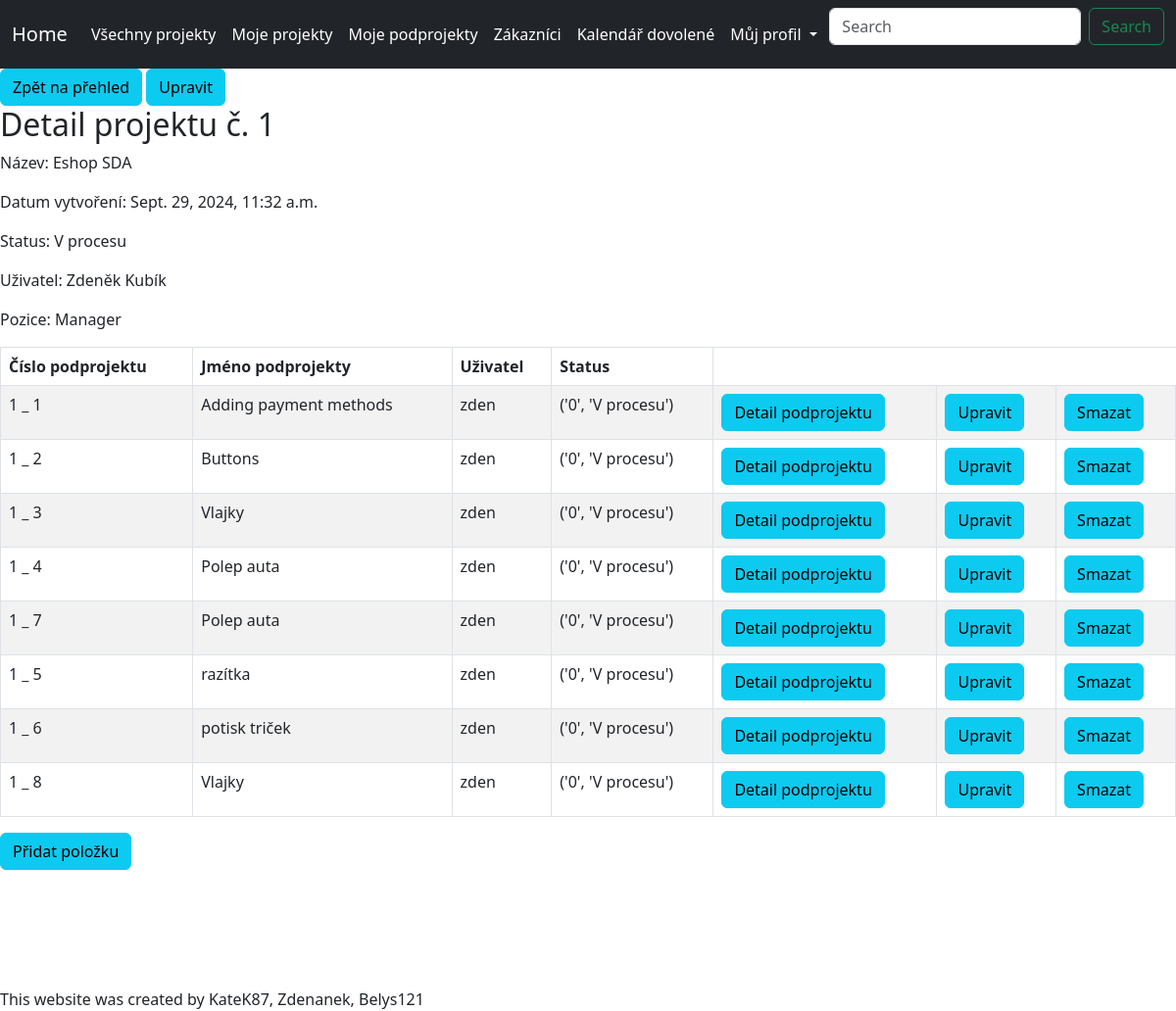
The page /contract/1/ on the database its author committed.
### viewer/models.py (models this page shows, shortened)
class Contract(Model):
    contract_name = CharField(max_length=100)
    created = DateTimeField(auto_now_add=True)
    user = ForeignKey(User, on_delete=DO_NOTHING, default=1)
    customer = ForeignKey(Customer, on_delete=DO_NOTHING, default=1)
    status_choices = [("0","V procesu"), ("1","Dokončeno"), ("2","Zrušeno")]
    status = CharField(max_length=64, choices=status_choices, default=status_choices[0])
    deadline = DateTimeField(default=datetime.now() + timedelta(days=30))

class UserProfile(models.Model):
    user = models.OneToOneField(User, on_delete=models.CASCADE)
    position = models.ForeignKey(Position, on_delete=models.SET_NULL, null=True, blank=True)

class Position(models.Model):
    name = models.CharField(max_length=50)

class SubContract(Model):
    subcontract_name = CharField(max_length=128)
    created = DateTimeField(auto_now_add=True)
    user = ForeignKey(User, on_delete=DO_NOTHING, default=1)
    contract = ForeignKey(Contract, related_name='subcontracts', on_delete=DO_NOTHING)
    subcontract_number = IntegerField(null=True, blank=True, default=1)
    status_choices = [("0","V procesu"), ("1","Dokončeno"), ("2","Zrušeno")]
    status = CharField(max_length=64, choices=status_choices, default=status_choices[0])
    class Meta:
        constraints = [
            UniqueConstraint(fields=["contract", "subcontract_number"], name="unique_subcontract_per_contract")
        ]

### viewer/views.py (the view)
# urls.py: path('contract/<int:pk>/', ContractView.as_view(), name='contract_detail'),
class ContractView(DetailView):
    model = Contract
    template_name = "detail_contract.html"

### viewer/templates/detail_contract.html (shortened to what this page needs)
{% load static %}
<html {% if LANGUAGE_CODE %}lang="{{ LANGUAGE_CODE }}" {% endif %}>
<head>
    <link rel="stylesheet" href="{% static 'style.css' %}">
    <link href="https://cdn.jsdelivr.net/npm/bootstrap@5.3.0/dist/css/bootstrap.min.css" rel="stylesheet">
</head>
<body>
    <nav class="navbar navbar-expand-lg navbar-dark bg-dark">
        <div class="container-fluid">
            <a class="navbar-brand" href="{% url 'homepage' %}">Home</a>
            <div class="collapse navbar-collapse" id="navbarSupportedContent">
                <ul class="navbar-nav me-auto mb-2 mb-lg-0">
                    <li class="nav-item">
                        <a class="nav-link" href="{% url 'navbar_contracts_all' %}">Všechny projekty</a>
                    </li>
                    <li class="nav-item">
                        <a class="nav-link" href="{% url 'navbar_contracts' %}">Moje projekty</a>
                    </li>
                    <li class="nav-item">
                        <a class="nav-link" href="{% url 'navbar_show_subcontracts' %}">Moje podprojekty</a>
                    </li>
                    <li class="nav-item">
                        <a class="nav-link" href="{% url 'navbar_customers' %}">Zákazníci</a>
                    </li>
                    <li class="nav-item">
                        <a class="nav-link" href="{% url 'calendar' %}">Kalendář dovolené</a>
                    </li>
                    <li class="nav-item dropdown">
                        <a class="nav-link dropdown-toggle" href="#" role="button" data-bs-toggle="dropdown" aria-expanded="false">
                            Můj profil
                        </a>
                    </li>
                </ul>
                <form class="d-flex" role="search">
                    <input class="form-control me-2" type="search" placeholder="Search" aria-label="Search">
                    <button class="btn btn-outline-success" type="submit">Search</button>
                </form>
                </div>
        </div>
    </nav>
    <a href="{% url 'navbar_contracts_all' %}" class="btn btn-info">Zpět na přehled</a>
    <a href="{% url 'contract_update' contract.pk %}" class="btn btn-info">Upravit</a>
<h2>Detail projektu č. {{ contract.id }}</h2>
<p>Název: {{ contract.contract_name }}</p>
<p>Datum vytvoření: {{ contract.created }}</p>
<p>Status: {{ contract.get_status_display }}</p>
<p>Uživatel: {{ contract.user.first_name }} {{ contract.user.last_name }}</p>
{% if contract.user.userprofile.position %}
    <p>Pozice: {{ contract.user.userprofile.position.name }}</p>
{% else %}
    <p>Pozice: Žádná pozice</p>
{% endif %}
<table class="table table-striped table-bordered">
        <thead>
            <tr>
                <th>Číslo podprojektu</th>
                <th>Jméno podprojekty</th>
                <th>Uživatel</th>
                <th>Status</th>
            </tr>
        </thead>
        <tbody>
            {% for subcontract in contract.subcontracts.all %}
            <tr>
                <td>{{ contract.pk }} _ {{subcontract.subcontract_number }}</td>
                <td>{{ subcontract.subcontract_name }}</td>
                <td>{{ subcontract.user }}</td>
                <td>{{ subcontract.get_status_display }}</td>
                <td><a href="{% url 'subcontract_detail' contract_pk=subcontract.contract.pk subcontract_number=subcontract.subcontract_number %}" class="btn btn-info">Detail podprojektu</a></td>
                {% if subcontract.subcontract_number %}
                <td><a href="{% url 'subcontract_update' contract_pk=subcontract.contract.pk subcontract_number=subcontract.subcontract_number %}" class="btn btn-info">Upravit</a></td>
                {% else %}
                <td><span class="text-danger">Missing subcontract number</span></td>
                {% endif %}
                <td><a href="{% url 'subcontract_delete' subcontract.pk %}" class="btn btn-info">Smazat</a></td>
            </tr>
            {% endfor %}
        </tbody>
    </table>
   <a href="{% url 'subcontract_create' contract.pk %}" class="btn btn-info"> Přidat položku </a>
    <br><br><br><br><br><br>
    {% block scripts %}
     This website was created by KateK87, Zdenanek, Belys121
    {% endblock %}
</body>
</html>

### viewer/static/style.css (style rules this page uses)
.navbar { background-color: #343a40; }
.navbar-brand, .nav-link { color: #ffffff !important; }

### rows shown on the page
Contract: id "1", contract_name "Eshop SDA", created "Sept. 29, 2024, 11:32 a.m.", status "V procesu", user.first_name "Zdeněk", user.last_name "Kubík", user.userprofile.position.name "Manager", pk "1"
SubContract: subcontract_number "1", subcontract_name "Adding payment methods", user "zden", status "('0', 'V procesu')", shows "Upravit"
SubContract: subcontract_number "2", subcontract_name "Buttons", user "zden", status "('0', 'V procesu')", shows "Upravit"
SubContract: subcontract_number "3", subcontract_name "Vlajky", user "zden", status "('0', 'V procesu')", shows "Upravit"
SubContract: subcontract_number "4", subcontract_name "Polep auta", user "zden", status "('0', 'V procesu')", shows "Upravit"
SubContract: subcontract_number "7", subcontract_name "Polep auta", user "zden", status "('0', 'V procesu')", shows "Upravit"
SubContract: subcontract_number "5", subcontract_name "razítka", user "zden", status "('0', 'V procesu')", shows "Upravit"
SubContract: subcontract_number "6", subcontract_name "potisk triček", user "zden", status "('0', 'V procesu')", shows "Upravit"
SubContract: subcontract_number "8", subcontract_name "Vlajky", user "zden", status "('0', 'V procesu')", shows "Upravit"
